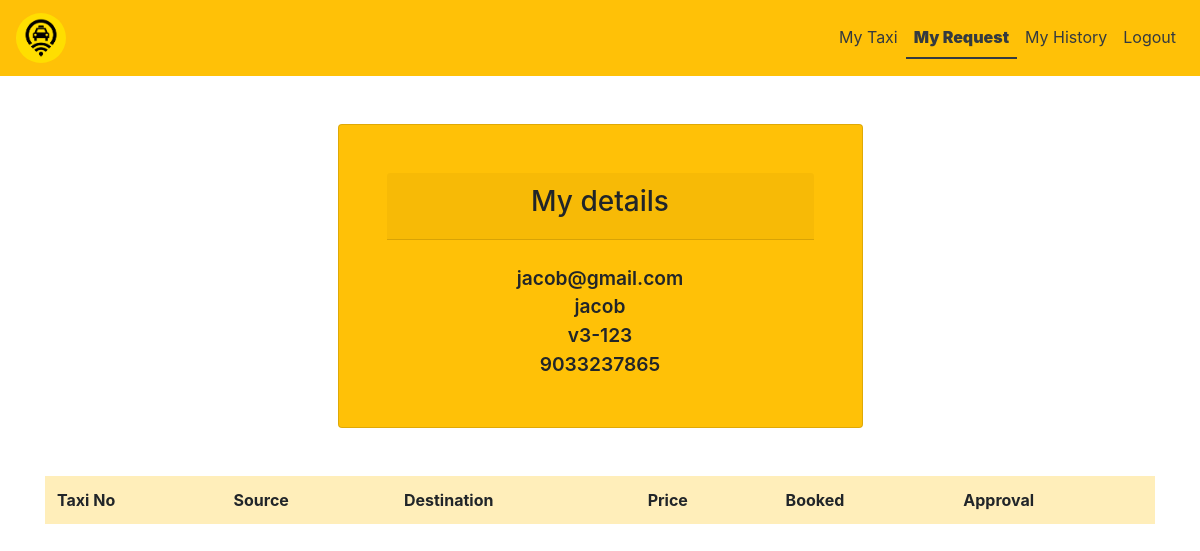
Screenshot of /driverapproval/ (signed in) with the database file from the repository.
### app1/models.py (models this page shows, shortened)
class DriverRegisteration(models.Model):
    name=models.CharField(max_length=30,null=True)
    mobile=models.CharField(max_length=30,null=True)
    email=models.EmailField()
    password=models.CharField(max_length=30,null=True)
    badge_number=models.CharField(max_length=20,unique=True,null=True)

class TaxiDetails(models.Model):
    taxi_no=models.CharField(max_length=15,null=True)
    driver=models.ForeignKey(DriverRegisteration,on_delete=models.CASCADE)
    source=models.CharField(max_length=40,null=True)
    destination=models.CharField(max_length=40,null=True)
    price=models.IntegerField(null=True)
    is_booked=models.BooleanField(default=False)
    is_accepted=models.BooleanField(default=False)

### app1/views.py (the view)
# urls.py: path('driverapproval/',driverapproval,name='driverapproval'),
def driverapproval(request):
    if 'email' in request.session.keys():
        try:
            driver=DriverRegisteration.objects.get(email=request.session['email'])
            taxi=TaxiDetails.objects.get(driver=driver,is_accepted=False)
            model=TaxiBooking.objects.filter(taxi=taxi)
            return render(request,'approval.html',{'model':model,'taxi':taxi})
        except:
            return render(request,'approval.html')
    else:
        return redirect('driversigin')

### app1/templates/approval.html (shortened to what this page needs)
{% load static %}
<!DOCTYPE html>
<html lang="en">
  <head>
    <link
      rel="stylesheet"
      href="https://cdn.jsdelivr.net/npm/bootstrap@4.6.2/dist/css/bootstrap.min.css" />
    <link
      rel="stylesheet"
      href="https://cdnjs.cloudflare.com/ajax/libs/font-awesome/4.7.0/css/font-awesome.min.css" />
    <link
      rel="stylesheet"
      href="https://cdn.datatables.net/1.13.1/css/jquery.dataTables.min.css" />
  </head>
  <body>
    <nav class="navbar navbar-expand-md bg-warning navbar-light">
      <a class="navbar-brand text-dark" href="/driverapproval/"
        ><img
          src="{% static  'img/logo.png'%}"
          style="border-radius: 50%; height: 50px; width: 50px"
      /></a>
      <div class="collapse navbar-collapse" id="collapsibleNavbar">
        <ul class="navbar-nav ml-auto">
          <li class="nav-item">
            <a class="nav-link text-dark" href="/driver/"
              >My Taxi</a
            >
          </li>
          <li class="nav-item">
            <a class="nav-link text-dark" id="active" href="/driverapproval/">My Request</a>
          </li>
          <li class="nav-item">
            <a class="nav-link text-dark" href="/history/">My History</a>
          </li>
          {% if 'email1' in request.session %}
          <li class="nav-item">
            <a class="nav-link text-dark" href="/logout/">Logout</a>
          </li>
          {% elif 'email' in request.session %}
          <li class="nav-item">
            <a class="nav-link text-dark" href="/driverlogout/">Logout</a>
          </li>
          {% else %}
          <li class="nav-item">
            <a class="nav-link text-dark" href="/logout/">Login</a>
          </li>
          {% endif %}
        </ul>
      </div>
    </nav>
    <div class="container mt-5">
      <div class="col-md-6 m-auto mt-1">
        {% if 'email' in request.session %}
        <div class="card m-auto text-center p-5 bg-warning">
          <div class="card-header mb-4">
            <h3 class="text-center">My details</h3>
          </div>
          <div class="row">
            <div class="col-md-12 display">{{request.session.email }}</div>
          </div>
          <div class="row">
            <div class="col-md-12 display">{{ taxi.driver.name }}</div>
          </div>
          <div class="row">
            <div class="col-md-12 display">{{ taxi.driver.badge_number }}</div>
          </div>
          <div class="row">
            <div class="col-md-12 display">{{ taxi.driver.mobile }}</div>
          </div>
        </div>
        {% else %}
        <div></div>
        {% endif %}
      </div>
      <div class="mt-5">
        <table
          class="table table-warning table-hover table-borderless"
          id="myTable">
          <thead>
            <tr>
              <th>Taxi No</th>
              <th>Source</th>
              <th>Destination</th>
              <th>Price</th>
              <th>Booked</th>
              <th>Approval</th>
            </tr>
          </thead>
        </table>
      </div>
    </div>
  </body>
</html>

### app1/templates/approval.html (style rules this page uses)
#active { font-weight: 900; border-bottom: 2px solid; }
.display { font-size: larger; font-weight: 600; }

### rows the page displays
DriverRegisteration: session.email "jacob@gmail.com"
TaxiDetails: driver.name "jacob", driver.badge_number "v3-123", driver.mobile "9033237865"
